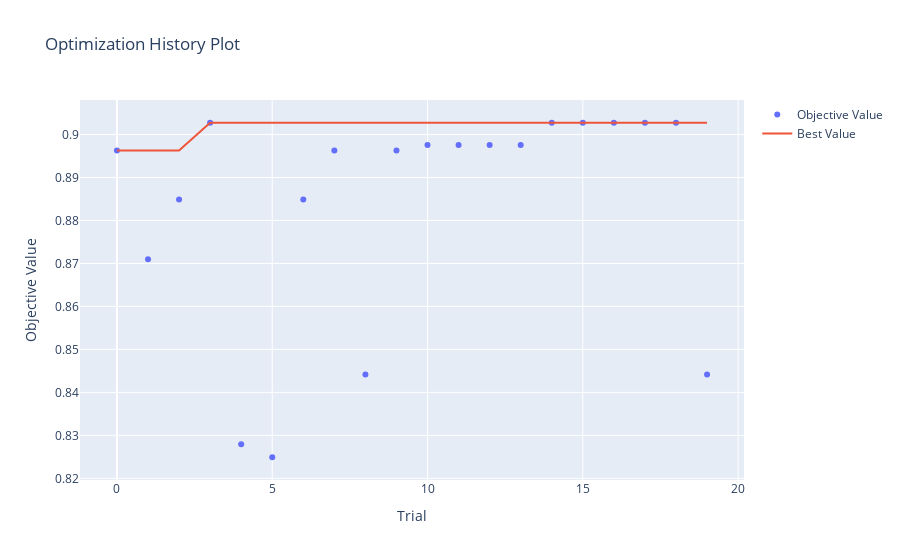

The notebook cell saved with this chart:
### Markdown cell above
#### HYPERPARAMETER PROCESS VISUALIZATION
We can also visualize the optimization process using Optuna's built-in visualization functions. These functions use Plotly to create interactive plots that show various aspects of the optimization process

### Code cell
# Plot Hyperparameter visualization
ov.plot_optimization_history(study)

### Figure 1 — Plotly figure (JSON) as saved in the notebook; plotly's stock layout.template omitted (floating-point values rounded to 4 significant figures)
{"data": [{"mode": "markers", "name": "Objective Value", "type": "scatter", "x": [0, 1, 2, 3, 4, 5, 6, 7, 8, 9, 10, 11, 12, 13, 14, 15, 16, 17, 18, 19], "y": [0.8963, 0.871, 0.8849, 0.9027, 0.8279, 0.8249, 0.8849, 0.8963, 0.8442, 0.8963, 0.8976, 0.8976, 0.8976, 0.8976, 0.9027, 0.9027, 0.9027, 0.9027, 0.9027, 0.8442]}, {"mode": "lines", "name": "Best Value", "type": "scatter", "x": [0, 1, 2, 3, 4, 5, 6, 7, 8, 9, 10, 11, 12, 13, 14, 15, 16, 17, 18, 19], "y": [0.8963, 0.8963, 0.8963, 0.9027, 0.9027, 0.9027, 0.9027, 0.9027, 0.9027, 0.9027, 0.9027, 0.9027, 0.9027, 0.9027, 0.9027, 0.9027, 0.9027, 0.9027, 0.9027, 0.9027]}, {"marker": {"color": "#cccccc"}, "mode": "markers", "name": "Infeasible Trial", "showlegend": false, "type": "scatter", "x": [], "y": []}], "layout": {"title": {"text": "Optimization History Plot"}, "xaxis": {"title": {"text": "Trial"}}, "yaxis": {"title": {"text": "Objective Value"}}}}
